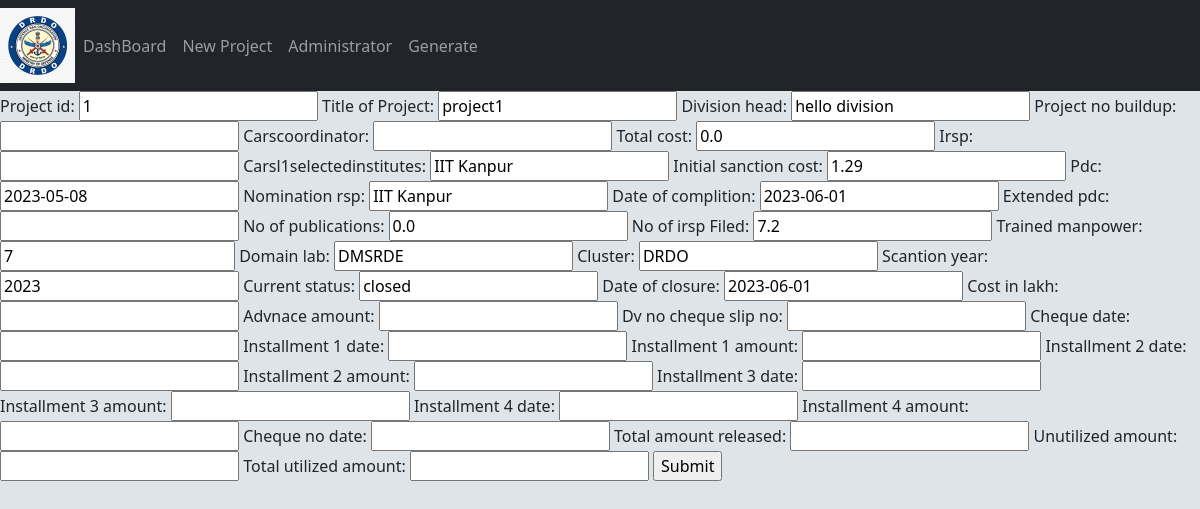
The page /update_project/1/ on the database its author committed.
### CARSProject/models.py (models this page shows)
class project(models.Model):
    project_id  = models.IntegerField( primary_key=True,)
    Title_of_Project = models.CharField(max_length = 500, null = True, blank = True)
    division_head = models.CharField(max_length = 600, null = True, blank = True)
    project_no_buildup = models.CharField(max_length= 400,null = True ,blank=True)
    carscoordinator = models.CharField(max_length = 100, null = True, blank=True)
    total_cost = models.FloatField(default=0,null = True, blank=True)
    irsp = models.CharField(max_length=500,null = True, blank=True)
    carsl1selectedinstitutes = models.CharField(max_length = 500, null= True, blank=True)
    initial_sanction_cost = models.FloatField(default=0,null = True, blank=True)
    date_of_start = models.DateField(auto_now_add = True,null = True, blank=True)
    pdc = models.DateField(null = True, blank=True)
    nomination_rsp = models.CharField(max_length=100,null = True, blank=True)
    date_of_complition = models.DateField(null = True, blank=True)
    extended_pdc =  models.DateField(blank= True, null = True)
    no_of_publications = models.FloatField(default= 0,null = True, blank=True)
    no_of_irsp_Filed = models.FloatField(blank= True, default=0,null = True)
    trained_manpower = models.PositiveBigIntegerField(blank=True , default=0,null = True)
    domain_lab = models.CharField(max_length=500,null = True, blank=True)
    cluster = models.CharField(max_length=100, blank=True,null = True)
    scantion_year = models.PositiveIntegerField(null = True, blank=True)
    current_status = models.CharField(max_length=1000 , blank = True,null = True)
    date_of_closure = models.DateField(null = True, blank=True)
    cost_in_lakh =models.FloatField(null = True, blank=True)
    advance_date = models.DateField(null = True, auto_now=True, blank=True)
    advnace_amount = models.FloatField(null = True, blank=True)
    dv_no_cheque_slip_no = models.FloatField(null  = True, blank=True)
    cheque_date = models.DateField(null = True, blank=True)
    installment_1_date = models.DateField(null = True, blank=True)
    installment_1_amount = models.FloatField(null = True, blank=True)
    cheque_no_date = models.CharField(null = True, max_length= 500, blank=True)
    installment_2_date = models.DateField(null = True, blank=True)
    installment_2_amount = models.FloatField(null = True, blank=True)
    cheque_no_date = models.CharField(null = True, max_length=500, blank=True)
    installment_3_date = models.DateField(null = True, blank=True)
    installment_3_amount = models.FloatField(null = True, blank=True)
    cheque_no_date = models.CharField(null = True, max_length=500, blank=True)
    installment_4_date = models.DateField(null = True, blank=True)
    installment_4_amount = models.FloatField(null = True, blank=True)
    cheque_no_date = models.CharField(null = True, max_length=500, blank=True)
    total_amount_released = models.FloatField(null = True, blank=True)
    unutilized_amount = models.FloatField(null=True, blank=True)
    total_utilized_amount = models.FloatField(null = True, blank=True)

### CARSProject/views.py (the view)
# urls.py: path('update_project/<str:pk>/', views.updateproject, name = "updateproject")
def updateproject(request, pk):
    update = project.objects.get(project_id=pk)
    form = projectForm(instance=update)
    if request.method == 'POST':
        form = projectForm(request.POST, instance=update)
        if form.is_valid():
                    form.save()
                    messages.success(request, 'Project Created Successfully')
                    return redirect('/')
    return render(request, 'CARSProject/project_form.html', {"update":update, 'total_projects': TP, "form":form})

### CARSProject/forms.py
class projectForm(ModelForm):
    class Meta:
        model = project
        fields = '__all__'

### CARSProject/templates/CARSProject/project_form.html (shortened to what this page needs)
{%extends 'CARSProject/main.html'%}
{% load static %}
{% block content %}
<form action="" method = "POST">
    {{form}}
    <input type="submit" name="submit">
</form>
{% endblock %}

### CARSProject/templates/CARSProject/main.html (style rules this page uses)
body { background-color: #dee4e7f9; }

### rows shown on the page
project: project_id "1", Title_of_Project "project1", division_head "hello division", total_cost "0.0", carsl1selectedinstitutes "IIT Kanpur", initial_sanction_cost "1.29", pdc "2023-05-08", nomination_rsp "IIT Kanpur", date_of_complition "2023-06-01", no_of_publications "0.0", no_of_irsp_Filed "7.2", trained_manpower "7", domain_lab "DMSRDE", cluster "DRDO", scantion_year "2023", current_status "closed", date_of_closure "2023-06-01"
